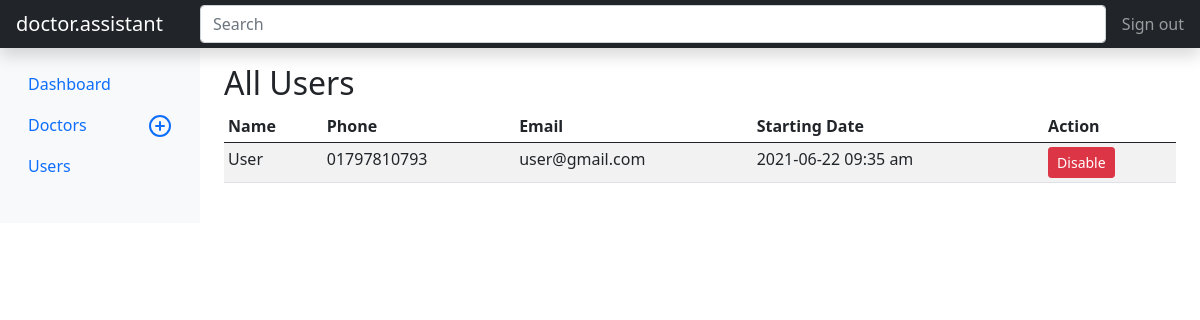
Page /admin/users.php (signed in) on the earlier database version.
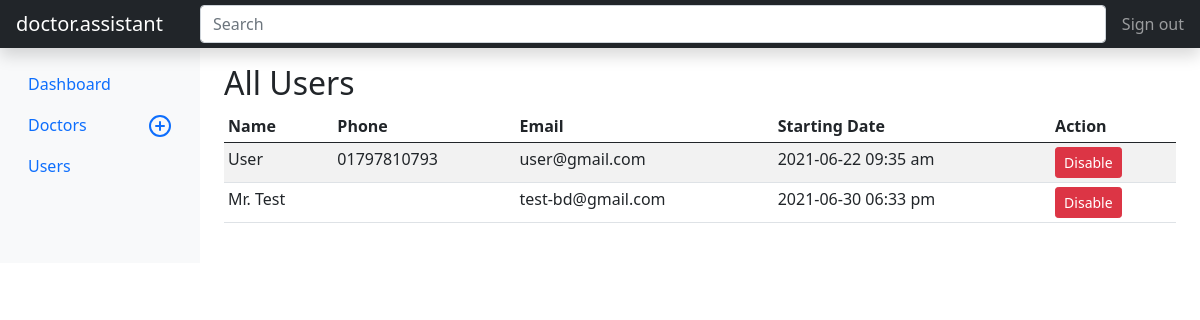
Same page on the later database version.
### tables this page shows
CREATE TABLE `user` (
  `id` int(11) NOT NULL,
  `name` varchar(50) NOT NULL,
  `email` varchar(50) DEFAULT NULL,
  `phone` varchar(15) NOT NULL,
  `password` varchar(100) NOT NULL,
  `group_id` int(11) NOT NULL,
  `status` tinyint(4) NOT NULL DEFAULT 1,
  `created_at` datetime NOT NULL
);

### config/functions.php (called while the page is built, shortened)
<?php
$con = new mysqli(DB_HOSTNAME, DB_USERNAME, DB_PASSWORD, DB_DATABASE) or die("DB Error Occurred . $con->connect_error");
function GetData($sql)
{
	global $con;
	$query = $con->query($sql);
	$result = [];
	if ($query) {
		while ($row = $query->fetch_assoc()) {
			$result[] = $row;
		}
	}
	return (count($result) < 1 ? false : $result);
}
function MySQLDataPagination($mysqlQuery)
{
	global $con;
	$limit = $_SESSION['viewLimit'];
	$page_num = (isset($_GET['page']) && is_numeric($_GET['page'])) ? $_GET['page'] : 0;
	if ($page_num == 0) $page_num = 1;
	$start = (isset($page_num) ? mysqli_real_escape_string($con, ($page_num - 1) * $limit) : 0);
	$content = GetData($mysqlQuery . " LIMIT $start, $limit");
	$params = $_GET;
	unset($params['page']);
	$params['page'] = '';
	$cUrl = parse_url($_SERVER["REQUEST_URI"], PHP_URL_PATH) . '?' . http_build_query($params);
	$totalCount = $con->query($mysqlQuery)->num_rows;
	$totalPage = ceil($totalCount / $limit);
	$pHTML = "<nav>";
	$pHTML .= "<ul class='pagination'>";
	$pHTML .= "<li class='page-item " . ($page_num == 1 ? 'disabled' : '') . "'>";
	$pHTML .= "<a class='page-link' href='" . $cUrl . ($page_num > 1 ? ($page_num - 1) : '#') . "'>Previous</a>";
	$pHTML .= "</li>";
	$pHTML .= "<li class='page-item " . ($page_num == 1 ? 'active' : '') . "'>";
	$pHTML .= "<a class='page-link' href='" . $cUrl . "1'>1</a>";
	$pHTML .= "</li>";
	$pHTML .= ($page_num > 4 ? "<li class='page-item disabled'><a class='page-link'>...</a></li>" : "");
	$startLoop = ($page_num > 4 ? ($page_num - 2) : 2);
	$endLoop = ($page_num < ($totalPage - 3) ? ($page_num + 2) : ($totalPage - 1));
	for ($i = $startLoop; $i <= $endLoop; $i++) {
		$pHTML .= "<li class='page-item " . ($i == $page_num ? 'active' : '') . "'>";
		$pHTML .= "<a class='page-link' href='{$cUrl}{$i}'>{$i}</a>";
		$pHTML .= "</li>";
	}
	$pHTML .= ($page_num < ($totalPage - 3) ? "<li class='page-item disabled'><a class='page-link'>...</a></li>" : "");
	$pHTML .= ($totalPage > 1 ? "<li class='page-item " . ($i == $page_num ? "active" : "") . "'><a class='page-link' href={$cUrl}{$totalPage}>$totalPage</a></li>" : "");
	$pHTML .= "<li class='page-item " . ($page_num == $totalPage ? 'disabled' : '') . "'>";
	$pHTML .= "<a class='page-link' href='" . $cUrl . ($page_num < $totalPage ? ($page_num + 1) : '#') . "'>Next</a>";
	$pHTML .= "</li>";
	$pHTML .= "</ul>";
	$pHTML .= "</nav>";
	$info = "Showing " . ((($page_num - 1) * $_SESSION['viewLimit']) + 1) . " to " . (($page_num * $_SESSION['viewLimit']) > $totalCount ? $totalCount : ($page_num * $_SESSION['viewLimit'])) . " of {$totalCount}";
	return ["content" => $content, "pagination" => $pHTML, "info" => $info];
}

### admin/users.php (the view, shortened to what the changed rows need)
<?php
require_once dirname(__DIR__) . '/includes/header.php';
require_once('includes/header.php') ?>
    <div class="container-fluid">
        <div class="row">
            <main class="col-md-9 ms-sm-auto col-lg-10 px-md-4">
                <div class="pt-3 pb-2 mb-3">
                    <h2>All Users</h2>
                    <div class="table-responsive">
                        <table class="table table-striped table-sm vertical-align-middle ws_nowrap">
                            <thead>
                            <tr>
                                <th>Name</th>
                                <th>Phone</th>
                                <th>Email</th>
                                <th>Starting Date</th>
                                <th>Action</th>
                            </tr>
                            </thead>
                            <tbody>
							<?php
							$data = MySQLDataPagination("SELECT id, name, email, phone, status, created_at FROM `user` WHERE group_id = 0 ORDER BY status DESC");
							if (!$data['content']) : ?>
                                <tr>
                                    <td colspan="10" class="text-center">No Data Available</td>
                                </tr>
							<?php else : ?>
								<?php foreach ($data['content'] as $item) : ?>
                                    <tr class="<?= !$item['status'] ? 'text-muted' : '' ?>">
                                        <td><?= $item['name'] ?></td>
                                        <td><?= $item['phone'] ?></td>
                                        <td><?= $item['email'] ?></td>
                                        <td><?= date("Y-m-d h:i a", strtotime($item['created_at'])) ?></td>
                                        <td>
											<?php if ($item['status']): ?>
                                                <a href="<?= SITE_URL ?>/admin/post/user_post.php?action=disable&id=<?= $item['id'] ?>"
                                                   data-confirm="Are you sure you want to disable this user ?"
                                                   class="btn btn-sm btn-danger">
                                                    <span data-feather="trash"></span> Disable
                                                </a>
											<?php endif; ?>
                                        </td>
                                    </tr>
								<?php endforeach; ?>
							<?php endif; ?>
                            </tbody>
                        </table>
                    </div>
                </div>
            </main>
        </div>
    </div>
<?php require_once dirname(__DIR__) . '/includes/footer.php';

Differences in the rows shown:
added user: name "Mr. Test", email "test-bd@gmail.com", created_at "2021-06-30 06:33 pm"
